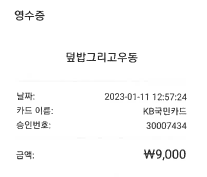
#> input picture data/input/image001.png, 207 x 177 px, found by its file name
$ python labeling_v2.py
#> lines starting #> are read from the running program, lines starting #| are printed output that depends on the picture; after the words box and inside, x2 and y2 are one past the last pixel; in counts of white or black regions, pixels touching at a corner belong together
import cv2
import numpy as np
import pytesseract
import json


def main(img_path):
    # Load the image
    img = cv2.imread(img_path)
#> img is the input picture: shape (177, 207, 3); min 45, max 255, mean 248.7
    weight,height,channel = img.shape
#> weight = 177; height = 207; channel = 3
    image_size = (weight,height)
#> image_size = (177, 207)
    # Convert the image to grayscale
    gray = cv2.cvtColor(img, cv2.COLOR_BGR2GRAY)

    # Perform thresholding to obtain a binary image
    thresh = cv2.threshold(gray, 127, 255, cv2.THRESH_BINARY_INV)[1]
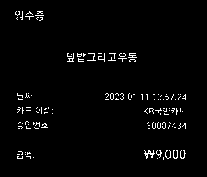
#> thresh: shape (177, 207); 2.3% white in thin lines or dots, all inside (x1, y1, x2, y2) = (15, 11, 186, 160)

    # Find contours in the binary image
    contours, hierarchy = cv2.findContours(thresh, cv2.RETR_EXTERNAL, cv2.CHAIN_APPROX_SIMPLE)
#> contours = 120 contours, 119 with area under 20; largest, box (x1, y1, x2, y2) and area: (144, 150, 155, 159) 23

    # Initialize a list to store the labels
    Category = {"1":"Total", "2" :"Date", "3" : "Company_Name", "4" : "Total_Price", "5" : "Item", "6" : "Item_Price"}
    labels = []
    labels.append({"src_img_size" : image_size})
    # Iterate through the contours and label the text in each one
    for cnt in contours:
        x, y, w, h = cv2.boundingRect(cnt)
        roi = gray[y:y+h, x:x+w]
        text = pytesseract.image_to_string(roi)
        labels.append({"bl": (x,y), "tl": (x,y+h), "br": (x+w,y), "tr": (x+w,y+h), "text": text})
#> this loop made 1 pass
#> (x, y, w, h, roi) on pass 1: (157, 158, 1, 1, [124])
#> after the loop, labels = 1 item

    # Save the labels to a JSON file
    with open("labels.json", "w") as f:
        json.dump(labels, f)

    # Show the image with the labeled text
    cv2.imshow("Labeled Image", img)
    cv2.waitKey(0)
    cv2.destroyAllWindows()


if __name__ == '__main__':
    pytesseract.pytesseract.tesseract_cmd = R'C:/Program Files/Tesseract-OCR/tesseract'
    img_path = "C:/Data/annotation/data/input/image001.png"
    main(img_path)
#> (the call stopped at in main, `text = pytesseract.image_to_string(roi)`: pytesseract is not available in this run)

$ run again, with data/input/image004.png copied over data/input/image001.png
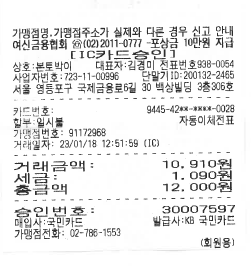
#> input picture data/input/image004.png, 251 x 266 px, found by its file name
#> in main, img is the input picture: shape (266, 251, 3); min 45, max 255, mean 232.5
#> in main, `thresh = cv2.threshold(gray, 127, 255, cv2.THRESH_BINARY_INV)[1]`:
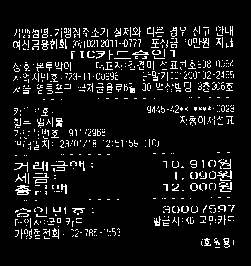
#> thresh: shape (266, 251); 8.1% white in thin lines or dots, all inside (x1, y1, x2, y2) = (13, 26, 235, 248)
#> contours = 719 contours, 707 with area under 20; largest, box (x1, y1, x2, y2) and area: (15, 185, 31, 195) 80, (190, 183, 198, 191) 41, (132, 50, 149, 55) 34, (35, 179, 47, 184) 33, (56, 118, 63, 127) 31
#> the loop in main, `for cnt in contours:` made 1 pass
#> (cnt, x, y, w, h, roi) on pass 1: ([[215, 247], [219, 247]], 215, 247, 5, 1, [[45, 45, 45, 45, 45]])
#> after the loop in main, `for cnt in contours:`: labels = 1 item
